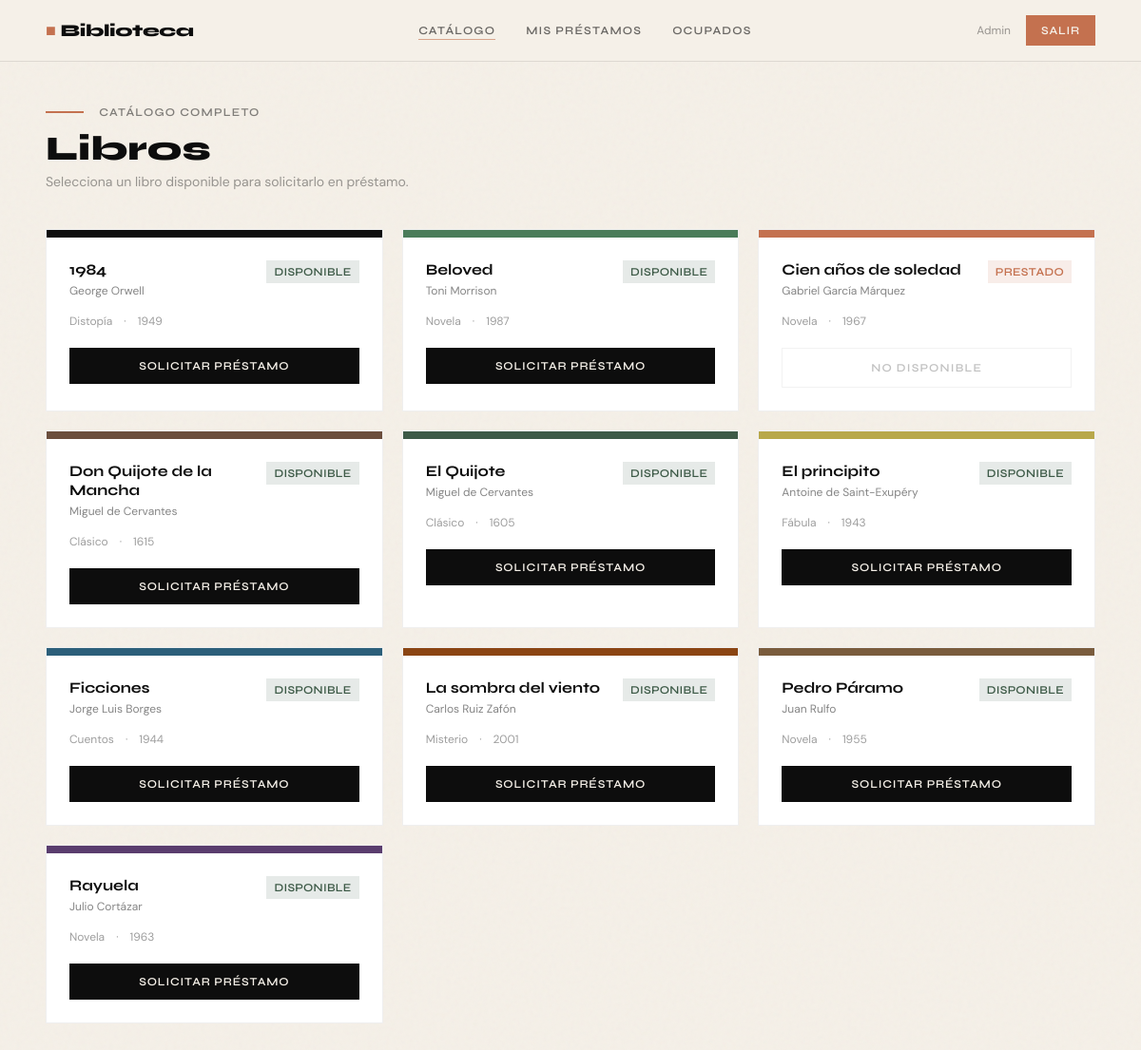
The page /books (signed in) on the database as committed earlier.
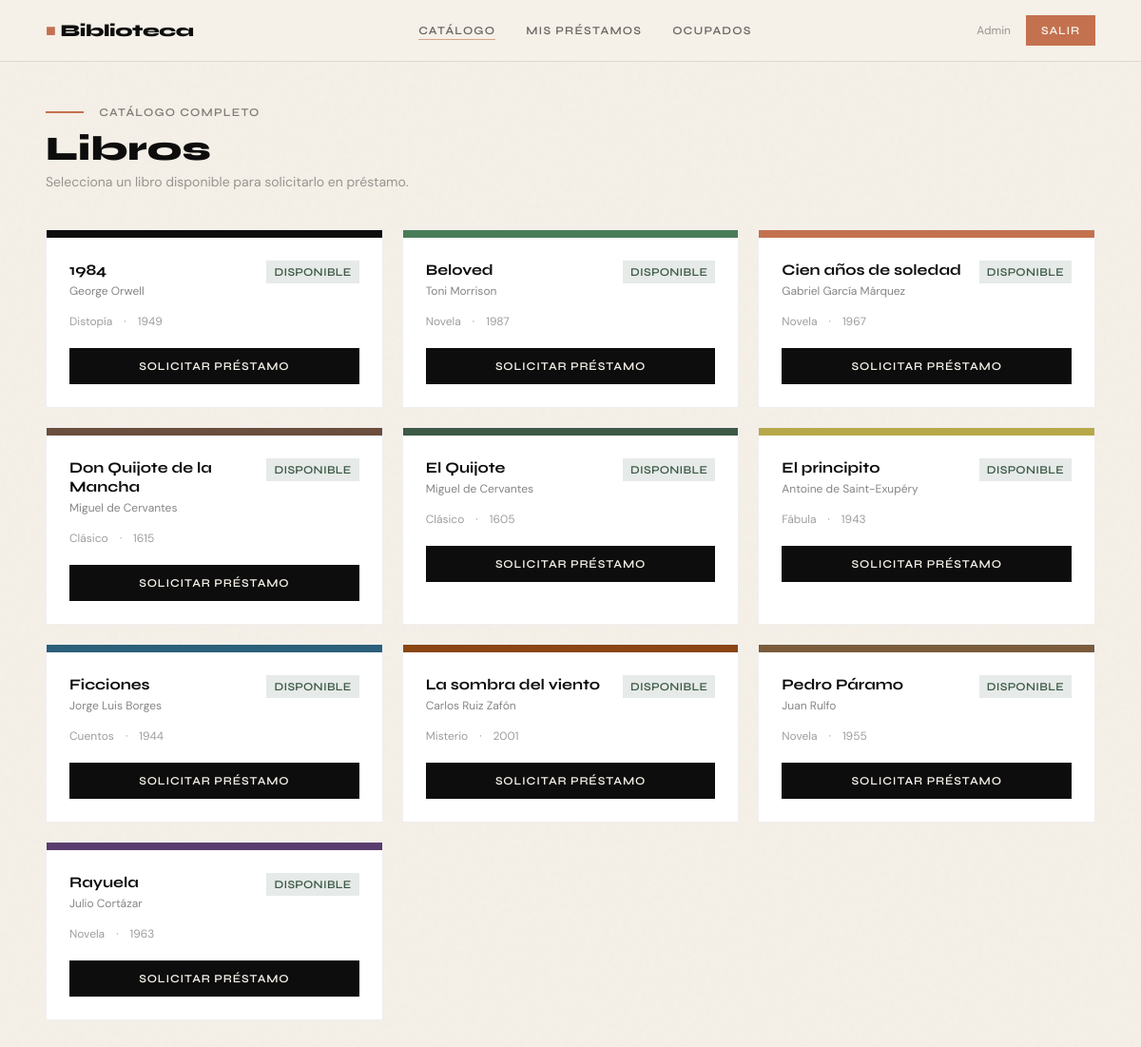
The same page on the database as committed later.
### tables this page shows
CREATE TABLE books (
            id          INTEGER PRIMARY KEY AUTOINCREMENT,
            title       TEXT    NOT NULL,
            author      TEXT    NOT NULL,
            genre       TEXT,
            year        INTEGER,
            cover_color TEXT    DEFAULT '#3D5A47',
            available   INTEGER DEFAULT 1        -- 1 = disponible, 0 = prestado
        );

### app.py (the view)
@app.route('/books')
@login_required
def books():
    conn  = get_db_connection()
    books = conn.execute("SELECT * FROM books ORDER BY title").fetchall()
    conn.close()
    return render_template('books.html', books=books)

### app.py (called while the page is built)
def get_db_connection():
    conn = sqlite3.connect(DATABASE)
    conn.row_factory = sqlite3.Row
    return conn

def login_required(f):
    from functools import wraps
    @wraps(f)
    def decorated(*args, **kwargs):
        if 'user_id' not in session:
            flash("Debes iniciar sesión primero.")
            return redirect(url_for('login'))
        return f(*args, **kwargs)
    return decorated

### templates/books.html (shortened to what this page needs)
{% extends "base.html" %}
{% block content %}
<div class="mb-2">
  <span style="width:40px;height:2px;background:#C4714F;display:inline-block;vertical-align:middle;margin-right:12px;"></span>
  <span class="text-xs font-display font-semibold tracking-widest text-ink uppercase opacity-50">Catálogo completo</span>
</div>
<h1 class="font-display text-4xl font-extrabold text-ink mb-1">Libros</h1>
<p class="text-sm text-ink opacity-40 mb-10">Selecciona un libro disponible para solicitarlo en préstamo.</p>
<div class="grid sm:grid-cols-2 lg:grid-cols-3 gap-5">
  {% for book in books %}
  <div class="book-card bg-white p-0 overflow-hidden animate-fade-up" style="animation-delay:{{ loop.index0 * 0.07 }}s; opacity:0">
    <div class="h-2 w-full" style="background:{{ book['cover_color'] }}"></div>
    <div class="p-6">
      <div class="flex items-start justify-between mb-4">
        <div>
          <h3 class="font-display font-bold text-ink leading-tight mb-1">{{ book['title'] }}</h3>
          <p class="text-xs text-ink opacity-50">{{ book['author'] }}</p>
        </div>
        {% if book['available'] %}
        <span class="badge-available text-xs font-display font-semibold px-2 py-1 uppercase tracking-wide flex-shrink-0 ml-2">Disponible</span>
        {% else %}
        <span class="badge-borrowed text-xs font-display font-semibold px-2 py-1 uppercase tracking-wide flex-shrink-0 ml-2">Prestado</span>
        {% endif %}
      </div>
      <div class="flex items-center gap-3 text-xs text-ink opacity-40 mb-5">
        {% if book['genre'] %}<span>{{ book['genre'] }}</span>{% endif %}
        {% if book['year'] %}<span>·</span><span>{{ book['year'] }}</span>{% endif %}
      </div>
      {% if book['available'] %}
      <form action="{{ url_for('borrow', book_id=book['id']) }}" method="POST">
        <button type="submit" class="btn-ink w-full text-center"><span>Solicitar préstamo</span></button>
      </form>
      {% else %}
      <button disabled class="w-full py-3 text-xs font-display font-semibold uppercase tracking-widest text-ink opacity-25 border border-ink border-opacity-20 cursor-not-allowed">
        No disponible
      </button>
      {% endif %}
    </div>
  </div>
  {% else %}
  <div class="col-span-3 text-center py-20 text-ink opacity-30">
    <p class="text-5xl mb-4">📭</p>
    <p class="font-display text-lg">No hay libros registrados.</p>
  </div>
  {% endfor %}
</div>
{% endblock %}

Rows that differ between the two databases and show on the page:
changed books "Cien años de soledad": available "PRESTADO NO DISPONIBLE" → "DISPONIBLE SOLICITAR PRÉSTAMO"
